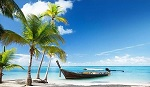
#> input picture dataset/p7.JPG, 150 x 87 px, found by its file name
$ python main.py   (older library calls are emulated)
#> lines starting #> are read from the running program, lines starting #| are printed output that depends on the picture
import cv2 as cv
import numpy as np
import sys, os
sys.path.append(os.pardir)
from skimage.measure import compare_ssim
from collections import Counter
import matplotlib.pyplot as plt
import model

def find_similar_patch(target_patch, find_image, similar_patch_num, patch_size):
    height, width = find_image.shape
    best_similar = []
    patcher = patch_size // 2
    patcher_i = float(patch_size * patch_size)
    error_list = []
    for y in range(patcher, height-patcher):
        for x in range(patcher, width-patcher):
            #processing simialrity with mean square error
            err = np.sum((target_patch.astype("float") - find_image[y-patcher:y+patcher+1, x-patcher:x+patcher+1].astype("float")) ** 2)
            err /= patcher_i


            #appending best similar patch
            if(len(best_similar) < similar_patch_num):
                best_similar.append([y,x,err])

            #sorting best_similar lsit by similarity
            else:
                if(best_similar[similar_patch_num-1][2] > err):
                    best_similar[similar_patch_num-1] = [y,x,err]
                    best_similar.sort(key = lambda x: x[2])

            error_list.append([err])

    return best_similar, error_list

def color_to_label(input_color, target_color_list, k):
    result = [0] * k

    for i in range(len(target_color_list)):
        if(np.array_equal(input_color, target_color_list[i])):
            result[i] = 1
            return result

    result[0] = 1
    return result

# hyperparameter
K = 5 #the best K representative colors
patch_size = 3   # it must be odd number
patcher = patch_size // 2
similar_patch_num = 6
skip_knn = False

# hyperparameter for improved agent
iters_num = 10000
batch_size = 100
learning_rate = 0.01
hidden_size = 50


#load image
img = cv.imread('./dataset/p7.jpg')
#> img is the input picture: shape (87, 150, 3); mean B, G, R 177.1, 155.3, 110.6
height, width, channel = img.shape
#> height = 87; width = 150; channel = 3

##conversion process with a classical color to gray conversion formula
gray_img = np.zeros((height,width,1), np.uint8)
print('Converting to gray scale...')
for y in range(0, height):
    for x in range(0, width):
        gray_img[y,x] = [img[y,x][0]*0.07 + img[y,x][0]*0.72+ img[y,x][0]*0.21]
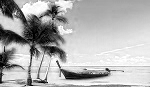
#> gray_img: shape (87, 150, 1); min 0, max 255, mean 176.9

#basic agent :  Instead of considering the full range of possible colors,
# run k-means clustering on the colors present in your training data to determine the best 5 representative colors.
# We will color the test data in terms of these 5 colors.
print('Running k-means clustering...')
Z = img.reshape((-1,3))
Z = np.float32(Z)
criteria = (cv.TERM_CRITERIA_EPS + cv.TERM_CRITERIA_MAX_ITER, 10, 1.0)
ret,label,center=cv.kmeans(Z,K,None,criteria,10,cv.KMEANS_RANDOM_CENTERS)
#> ret = 20112764.6; label = 13050 values, max 4 at index 64, min 0 at index 14, mean 1.81; center = [[217.7, 175.5, 110.7], [40.28, 75.07, 62.27], [181.7, 106.1, 26.59], [231.5, 224.6, 202.9], [115, 148.1, 130.5]]
center = np.uint8(center)
#> center = [[217, 175, 110], [40, 75, 62], [181, 106, 26], [231, 224, 202], [114, 148, 130]]

#Re-color the right half of the image by replacing each pixel’s true color with the representative color it was clustered with.
res = center[label.flatten()]
res2 = res.reshape((img.shape))

#crop image to half
left_train_img = img[:, 0:int(width/2)]
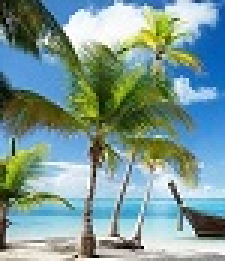
#> left_train_img: shape (87, 75, 3) (shown 3 times larger); mean B, G, R 150.3, 153.6, 124.7
right_test_img = img[:, int(width/2):]
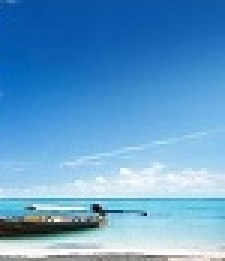
#> right_test_img: shape (87, 75, 3) (shown 3 times larger); mean B, G, R 203.9, 157, 96.5

left_train_gray_img = gray_img[:, 0:int(width/2)]
right_test_gray_img = gray_img[:, int(width/2):]

left_train_img_k = res2[:, 0:int(width/2)]
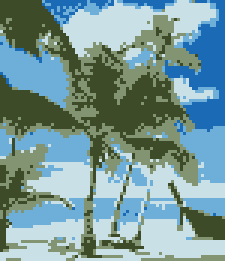
#> left_train_img_k: shape (87, 75, 3) (shown 3 times larger); mean B, G, R 153.8, 152.7, 120.1
right_test_img_k = res2[:, int(width/2):]
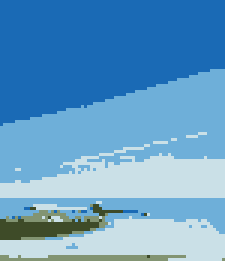
#> right_test_img_k: shape (87, 75, 3) (shown 3 times larger); mean B, G, R 199.1, 157.4, 99.8


#padding image
#Added border for image edge processing (beacause of patch processing)
test_i = cv.copyMakeBorder(right_test_gray_img,patcher,patcher,patcher,patcher,cv.BORDER_CONSTANT)
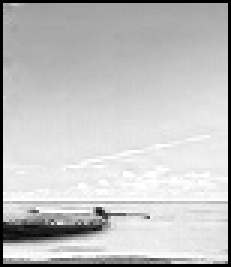
#> test_i: shape (89, 77) (shown 3 times larger); min 0, max 255, mean 194
train_i = cv.copyMakeBorder(left_train_gray_img,patcher,patcher,patcher,patcher,cv.BORDER_CONSTANT)
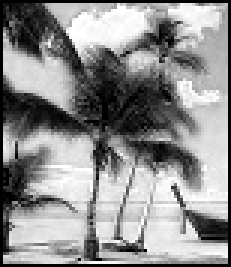
#> train_i: shape (89, 77) (shown 3 times larger); min 0, max 255, mean 143

test_i_height, test_i_width = test_i.shape
#> test_i_height = 89; test_i_width = 77
train_i_height, train_i_width = train_i.shape
#> train_i_height = 89; train_i_width = 77

#The Basic Coloring Agent
if(not skip_knn):
    print('Running the basic agent (knn)...')
    colored_right_img = np.zeros((height,int(width/2),3), np.uint8)
    similarity_measure = []
    for y in range(patcher, test_i_height-patcher):
        for x in range(patcher, test_i_width-patcher):

            #For every 3x3 grayscale pixel patch in the test data (right half of the image),
            #ﬁnd the six most similar 3x3 grayscale pixel patches in the training data (left half of the image).
            #For each of the selected patches in the training data, take the representative color of the middle pixel.
#> (the run stopped early here; a loop or call above may not have finished)
